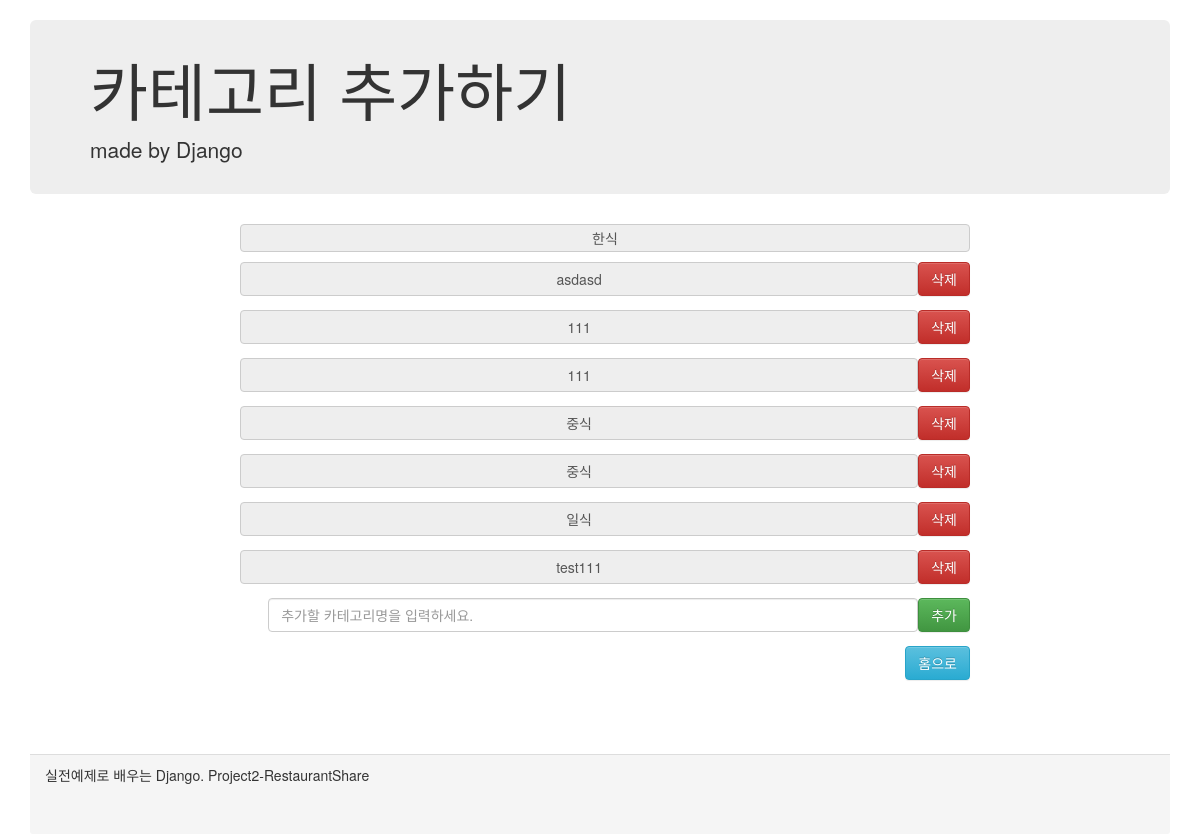
The app's page /categoryCreate/, older data.
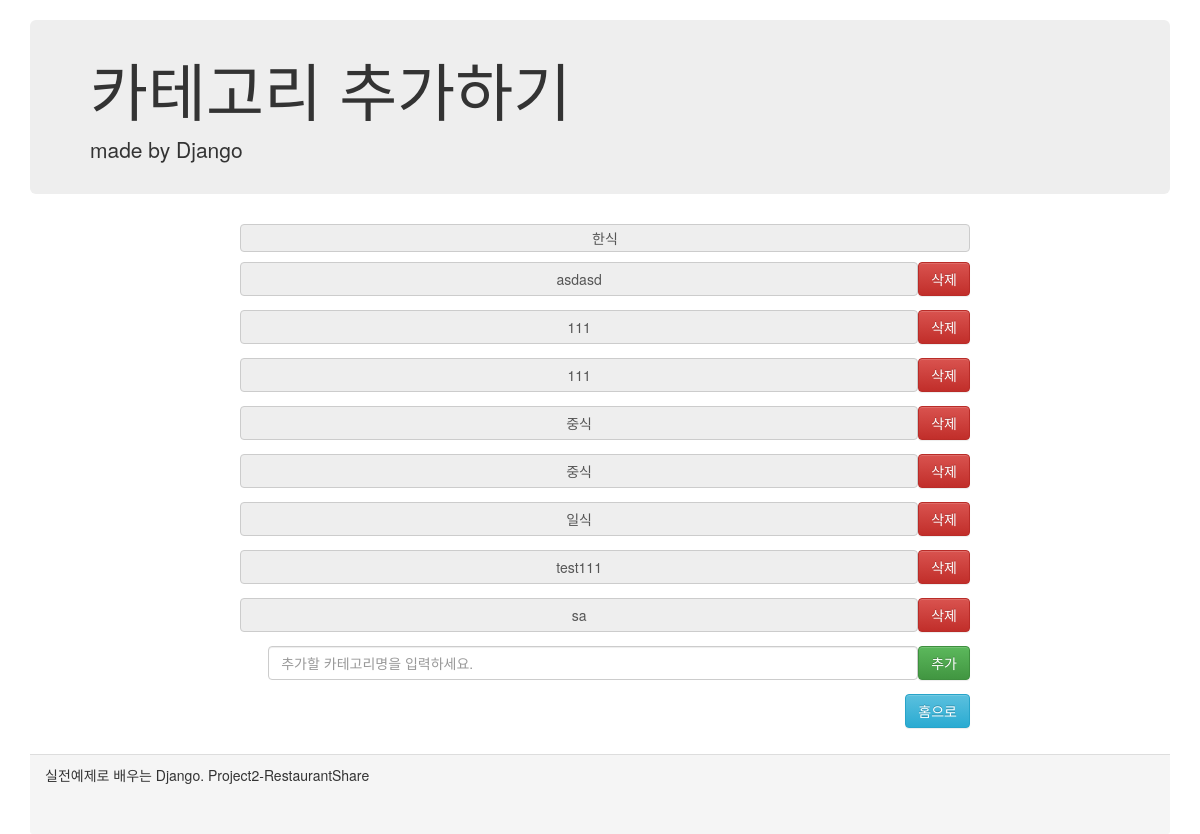
The same page, newer data.
### shareRes/models.py (models this page shows)
class Category(models.Model) :
    category_name = models.CharField(max_length=100)

### shareRes/views.py (the view)
# urls.py: path('categoryCreate/', views.categoryCreate, name='cateCreatePage'), # http://localhost:8000/categoryCreate/ 요청 처리
def categoryCreate(request) :
    categories = Category.objects.all() # categories 변수에는 Category 테이블의 모든 레코드를 반환받아서 저장
    content = {'categories' : categories}
    return render(request, 'shareRes/categoryCreate.html', content)

### shareRes/templates/shareRes/categoryCreate.html (shortened to what this page needs)
<html lang="en">
<head>
    <link rel="stylesheet" href="https://maxcdn.bootstrapcdn.com/bootstrap/3.3.2/css/bootstrap.min.css">
    <link rel="stylesheet" href="https://maxcdn.bootstrapcdn.com/bootstrap/3.3.2/css/bootstrap-theme.min.css">
</head>
<body>
    <div class="container">
        <div class="header">
            <div class="jumbotron">
                <h1>카테고리 추가하기</h1>
                <p>made by Django</p>
            </div>
        </div>
        <div class="content">
                <div class="inputDiv">
                    {% for category in categories %}
                    {% if category.id == 7 %}
                    <div class="input-group">
                            <span class="input-group-addon" id="" style="border:1px solid #ccc; border-radius: 4px;">{{category.category_name}}</span>
                    </div>
                    {% endif %}
                    {% endfor %}
                    {% for category in categories %}
                    {% if category.id != 7 %}
                    <form action="./delete" method="POST">{% csrf_token %}
                        <div class="input-group">
                            <span class="input-group-addon" id="" style="border:1px solid #ccc; border-radius: 4px;">{{category.category_name}}</span>
                            <input type="submit" class="resAddBtn btn btn-danger" role="button" value="삭제"/>
                        </div>
                    </form>
                    {% endif %}
                    {% endfor %}
                    <form action="./create" method="POST" onsubmit="return categoryAddCheckFrom();">{% csrf_token %}
                        <div class="input-group">
                            <input type="submit" class="resAddBtn btn btn-success" role="button" value="추가"/>
                            <input id="categoryName" name="categoryName" type="text" class="form-control" placeholder="추가할 카테고리명을 입력하세요." style="width:650px; float:right; border-radius:4px;">
                        </div>
                    </form>
                    <a href ="/" class="resAddBtn btn btn-info" role="button">홈으로</a>
                </div>
        </div>
        <div class="panel-footer">
            실전예제로 배우는 Django. Project2-RestaurantShare
        </div>
    </div>
</body>
</html>

### shareRes/templates/shareRes/categoryCreate.html (style rules this page uses)
.container { margin-top: 20px; }
.jumbotron { padding-top:15px; padding-bottom:15px; }
.content { min-height: 60%; margin: auto; }
.inputDiv { margin-left: 200px; margin-right: 200px; margin-bottom: 50px; }
.input-group-addon { width:700px; }
.input-group { margin:10px; width: 730px; }
.resAddBtn { float:right; }
.panel-footer { margin-top: 50px; height: 10%; }

Row changes from the older to the newer data that the page shows:
added Category: category_name "sa"
